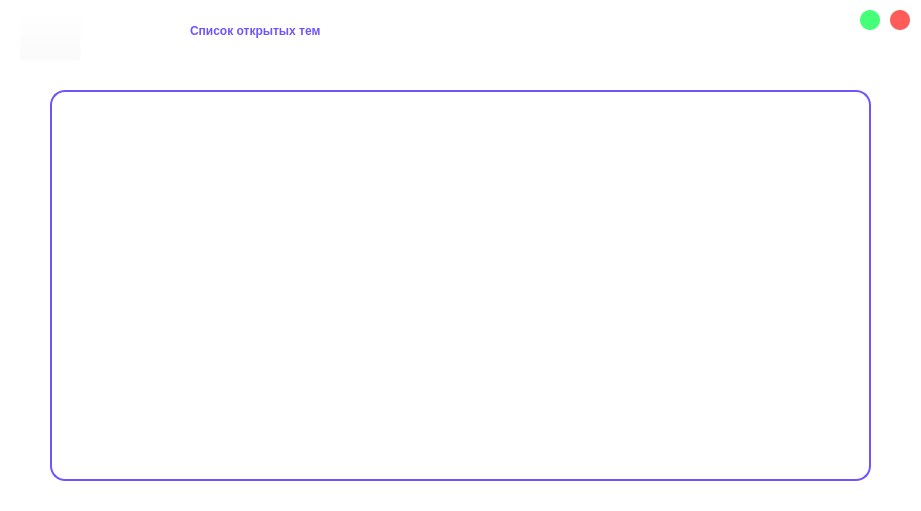
<?xml version="1.0" encoding="UTF-8"?>
<ui version="4.0">
 <class>List_of_themes</class>
 <widget class="QWidget" name="List_of_themes">
  <property name="geometry">
   <rect>
    <x>0</x>
    <y>0</y>
    <width>921</width>
    <height>511</height>
   </rect>
  </property>
  <property name="windowTitle">
   <string>Form</string>
  </property>
  <property name="styleSheet">
   <string notr="true">background-color: rgb(255, 255, 255);</string>
  </property>
  <widget class="QLabel" name="label">
   <property name="geometry">
    <rect>
     <x>190</x>
     <y>0</y>
     <width>561</width>
     <height>61</height>
    </rect>
   </property>
   <property name="styleSheet">
    <string notr="true">color: rgb(109, 85, 255);
font: 75 40pt &quot;Karla&quot; bold;
font-weight: 500;</string>
   </property>
   <property name="text">
    <string>Список открытых тем</string>
   </property>
  </widget>
  <widget class="QPushButton" name="pushButton_2">
   <property name="geometry">
    <rect>
     <x>890</x>
     <y>10</y>
     <width>20</width>
     <height>20</height>
    </rect>
   </property>
   <property name="styleSheet">
    <string notr="true">QPushButton {
	border-radius: 10px;
	background-color: #FF5B5B;
	color: white;
}
QPushButton:pressed {
	background-color: #FFBCBC;
}</string>
   </property>
   <property name="text">
    <string/>
   </property>
  </widget>
  <widget class="QPushButton" name="pushButton_3">
   <property name="geometry">
    <rect>
     <x>860</x>
     <y>10</y>
     <width>20</width>
     <height>20</height>
    </rect>
   </property>
   <property name="styleSheet">
    <string notr="true">QPushButton {
	border-radius: 10px;
	background-color: #45FF79;
	color: white;
}
QPushButton:pressed {
	background-color: #B2FFC8;
}</string>
   </property>
   <property name="text">
    <string/>
   </property>
  </widget>
  <widget class="QPushButton" name="pushButton_4">
   <property name="geometry">
    <rect>
     <x>20</x>
     <y>10</y>
     <width>61</width>
     <height>51</height>
    </rect>
   </property>
   <property name="styleSheet">
    <string notr="true">background-color: rgba(255, 255, 255, 0);</string>
   </property>
   <property name="text">
    <string/>
   </property>
   <property name="icon">
    <iconset resource="greeting.qrc">
     <normaloff>:/new/prefix1/return.png</normaloff>:/new/prefix1/return.png</iconset>
   </property>
   <property name="iconSize">
    <size>
     <width>35</width>
     <height>35</height>
    </size>
   </property>
  </widget>
  <widget class="QTableView" name="tableView">
   <property name="geometry">
    <rect>
     <x>50</x>
     <y>90</y>
     <width>821</width>
     <height>391</height>
    </rect>
   </property>
   <property name="styleSheet">
    <string notr="true">border-radius: 15px; 
font: 14pt &quot;Karla&quot;;
padding-left: 10px;
padding-right:10px;
border: 2px solid #6D55FF;
</string>
   </property>
  </widget>
 </widget>
 <resources>
  <include location="greeting.qrc"/>
 </resources>
 <connections/>
</ui>
